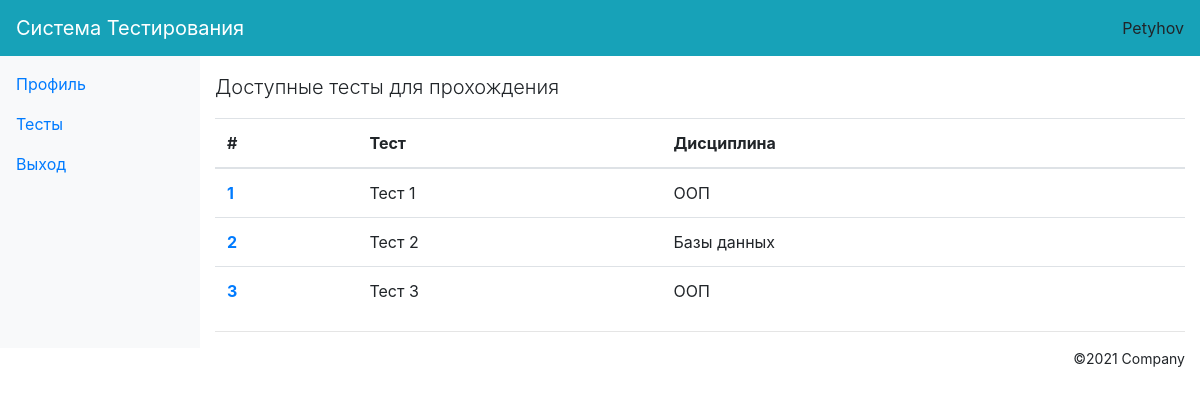
The app's page /test_student (signed in) with its own data.
### core/models.py (models this page shows, shortened)
class TestStudent(models.Model): #Тест
    name = models.CharField(max_length=100, verbose_name='Название теста')
    discipline = models.CharField(max_length=100, verbose_name='Дисциплина')

### core/views.py (the view)
# urls.py: path('test_student', views.tests, name='tests'),
def tests(request):
    tests = TestStudent.objects.all()
    context = {
        'tests': tests,
    }
    return render(request, 'tests.html', context)

### core/templates/tests.html
{% extends 'base_.html' %}
    {% block content %}
      <p class="lead mt-2">Доступные тесты для прохождения</p>
      <table class="table table-hover">
      <thead>
            <tr>
              <th scope="col">#</th>
              <th scope="col">Тест</th>
              <th scope="col">Дисциплина</th>
            </tr>
          </thead>
          <tbody>
           {% for test in tests %}
                <tr>
                  <th scope="row"><a href="{% url 'test_student' test.id %}">{{ test.id }}</a></th>
                  <td>{{ test.name }}</td>
                  <td>{{ test.discipline }}</td>
                </tr>
           {% endfor %}
        </tbody>
    </table>
    {% endblock content %}

### core/templates/top_menu.html (shortened to what this page needs)
    <nav class="navbar fixed-top navbar-expand-md navbar-dark bg-info mb-3">
    <div class="flex-row d-flex">
        <a class="navbar-brand" href="#" title="Free Bootstrap 4 Admin Template">Система Тестирования</a>
    </div>
    <div class="navbar-collapse collapse" id="collapsingNavbar">
        <ul class="navbar-nav ml-auto">
            <li class="nav-item">
                {{ request.user.username }}
            </li>
        </ul>
    </div>
</nav>

### records on screen
TestStudent: id "1", name "Тест 1", discipline "ООП"
TestStudent: id "2", name "Тест 2", discipline "Базы данных"
TestStudent: id "3", name "Тест 3", discipline "ООП"

### other values on screen
{{ request.user.username }} "Petyhov"
